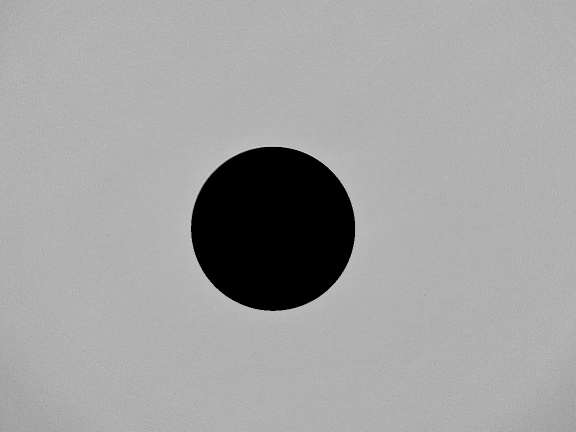
#> input picture dataset/separation/ferrule/19700101000030-_ferrule.png, 1152 x 864 px (shown at 1/2 size); its folder holds 4 pictures in this run
$ python advanced_ferrule_analysis.py   (older library calls are emulated)
#> lines starting #> are read from the running program, lines starting #| are printed output that depends on the picture
#!/usr/bin/env python3
"""
Advanced Ferrule Analysis using APS Framework
============================================
This script leverages the Automated Processing Studio (APS) framework
for comprehensive ferrule image analysis with multiple detection methods.
"""

import os
import sys
import cv2
import numpy as np
import json
from pathlib import Path
from datetime import datetime
from typing import Dict, List, Tuple, Optional
import logging

# Add the studio-tools path to sys.path
sys.path.append('/home/jarvis/Documents/GitHub/polar-bear/studio-tools')

# Set up logging
logging.basicConfig(
    level=logging.INFO,
    format='%(asctime)s [%(levelname)s] %(message)s',
    handlers=[
        logging.FileHandler('advanced_ferrule_analysis.log'),
        logging.StreamHandler()
    ]
)
logger = logging.getLogger(__name__)


class AdvancedFerruleAnalyzer:
    """Advanced analyzer using multiple detection techniques"""

    def __init__(self):
        self.detection_methods = {
            'gradient': self.gradient_based_detection,
            'morphological': self.morphological_detection,
            'frequency': self.frequency_based_detection,
            'statistical': self.statistical_anomaly_detection,
            'edge': self.edge_based_detection
        }

    def preprocess_image(self, img: np.ndarray) -> np.ndarray:
        """Advanced preprocessing for ferrule images"""
        if len(img.shape) == 3:
            gray = cv2.cvtColor(img, cv2.COLOR_BGR2GRAY)
        else:
            gray = img.copy()

        # Apply CLAHE for contrast enhancement
        clahe = cv2.createCLAHE(clipLimit=2.0, tileGridSize=(8, 8))
        enhanced = clahe.apply(gray)

        # Denoise while preserving edges
        denoised = cv2.bilateralFilter(enhanced, 9, 75, 75)

        return denoised

    def extract_ferrule_region(self, img: np.ndarray) -> Tuple[np.ndarray, np.ndarray]:
        """Extract the ferrule region and create a mask"""
        gray = self.preprocess_image(img)

        # Use adaptive thresholding to find ferrule
        binary = cv2.adaptiveThreshold(gray, 255, cv2.ADAPTIVE_THRESH_GAUSSIAN_C,
                                     cv2.THRESH_BINARY, 11, 2)

        # Find contours
        contours, _ = cv2.findContours(binary, cv2.RETR_EXTERNAL, cv2.CHAIN_APPROX_SIMPLE)

        if not contours:
            return gray, np.ones_like(gray) * 255

        # Find the circular ferrule contour
        best_contour = None
        best_circularity = 0

        for contour in contours:
            area = cv2.contourArea(contour)
            if area < 1000:  # Skip small contours
                continue

            perimeter = cv2.arcLength(contour, True)
            if perimeter == 0:
                continue

            circularity = 4 * np.pi * area / (perimeter * perimeter)

            if circularity > best_circularity and circularity > 0.7:
                best_circularity = circularity
                best_contour = contour

        # Create mask
        mask = np.zeros_like(gray)
        if best_contour is not None:
            cv2.drawContours(mask, [best_contour], -1, 255, -1)

        return gray, mask

    def gradient_based_detection(self, img: np.ndarray) -> Dict:
        """Detect defects using gradient analysis"""
        gray, mask = self.extract_ferrule_region(img)

        # Calculate gradients
        grad_x = cv2.Sobel(gray, cv2.CV_64F, 1, 0, ksize=3)
        grad_y = cv2.Sobel(gray, cv2.CV_64F, 0, 1, ksize=3)

        # Gradient magnitude
        grad_mag = np.sqrt(grad_x**2 + grad_y**2)

        # Apply mask
        grad_mag_masked = cv2.bitwise_and(grad_mag.astype(np.uint8),
                                        grad_mag.astype(np.uint8), mask=mask)

        # Detect high gradient regions (potential defects)
        threshold = np.percentile(grad_mag_masked[mask > 0], 95)
        defect_mask = grad_mag_masked > threshold

        # Calculate metrics
        defect_pixels = np.sum(defect_mask)
        total_pixels = np.sum(mask > 0)
        defect_ratio = defect_pixels / (total_pixels + 1e-6)

        return {
            'method': 'gradient',
            'defect_ratio': defect_ratio,
            'max_gradient': np.max(grad_mag_masked),
            'mean_gradient': np.mean(grad_mag_masked[mask > 0]),
            'defect_mask': defect_mask
        }

    def morphological_detection(self, img: np.ndarray) -> Dict:
        """Detect defects using morphological operations"""
        gray, mask = self.extract_ferrule_region(img)

        # Apply morphological operations to detect defects
        kernel = cv2.getStructuringElement(cv2.MORPH_ELLIPSE, (3, 3))

        # Top-hat transform to detect bright spots
        tophat = cv2.morphologyEx(gray, cv2.MORPH_TOPHAT, kernel)

        # Black-hat transform to detect dark spots
        blackhat = cv2.morphologyEx(gray, cv2.MORPH_BLACKHAT, kernel)

        # Combine both
        defects = cv2.add(tophat, blackhat)
        defects_masked = cv2.bitwise_and(defects, defects, mask=mask)

        # Threshold to get defect regions
        _, defect_mask = cv2.threshold(defects_masked, 20, 255, cv2.THRESH_BINARY)

        # Calculate metrics
        defect_pixels = np.sum(defect_mask > 0)
        total_pixels = np.sum(mask > 0)
        defect_ratio = defect_pixels / (total_pixels + 1e-6)

        return {
            'method': 'morphological',
            'defect_ratio': defect_ratio,
            'tophat_mean': np.mean(tophat[mask > 0]),
            'blackhat_mean': np.mean(blackhat[mask > 0]),
            'defect_mask': defect_mask
        }

    def frequency_based_detection(self, img: np.ndarray) -> Dict:
        """Detect defects using frequency domain analysis"""
        gray, mask = self.extract_ferrule_region(img)

        # Apply FFT
        f_transform = np.fft.fft2(gray)
        f_shift = np.fft.fftshift(f_transform)
        magnitude_spectrum = np.log(np.abs(f_shift) + 1)

        # Create high-pass filter
        rows, cols = gray.shape
        crow, ccol = rows // 2, cols // 2

        # Create mask for high frequencies
        high_pass_mask = np.ones((rows, cols), np.uint8)
        cv2.circle(high_pass_mask, (ccol, crow), 30, 0, -1)

        # Apply filter
        f_shift_filtered = f_shift * high_pass_mask

        # Inverse FFT
        f_ishift = np.fft.ifftshift(f_shift_filtered)
        img_filtered = np.fft.ifft2(f_ishift)
        img_filtered = np.abs(img_filtered)

        # Normalize and apply spatial mask
        img_filtered_norm = cv2.normalize(img_filtered, None, 0, 255, cv2.NORM_MINMAX)
        img_filtered_masked = cv2.bitwise_and(img_filtered_norm.astype(np.uint8),
                                            img_filtered_norm.astype(np.uint8), mask=mask)

        # Detect high-frequency regions (defects)
        _, defect_mask = cv2.threshold(img_filtered_masked, 50, 255, cv2.THRESH_BINARY)

        # Calculate metrics
        high_freq_energy = np.sum(img_filtered_masked[mask > 0])
        total_energy = np.sum(gray[mask > 0])
        freq_ratio = high_freq_energy / (total_energy + 1e-6)

        return {
            'method': 'frequency',
            'freq_ratio': freq_ratio,
            'high_freq_energy': high_freq_energy,
            'defect_mask': defect_mask
        }

    def statistical_anomaly_detection(self, img: np.ndarray) -> Dict:
        """Detect anomalies using statistical methods"""
        gray, mask = self.extract_ferrule_region(img)

        # Extract ferrule pixels
        ferrule_pixels = gray[mask > 0]

        # Calculate statistics
        mean_val = np.mean(ferrule_pixels)
        std_val = np.std(ferrule_pixels)

        # Detect outliers (anomalies)
        z_scores = np.abs((gray - mean_val) / (std_val + 1e-6))
        anomaly_mask = (z_scores > 2.5) & (mask > 0)

        # Calculate local statistics using sliding window
        window_size = 15
        kernel = np.ones((window_size, window_size), np.float32) / (window_size ** 2)
        local_mean = cv2.filter2D(gray.astype(np.float32), -1, kernel)
        local_diff = np.abs(gray.astype(np.float32) - local_mean)

        # Local anomaly detection
        local_anomaly_mask = (local_diff > 2 * std_val) & (mask > 0)

        # Combine global and local anomalies
        combined_anomaly_mask = anomaly_mask | local_anomaly_mask

        # Calculate metrics
        anomaly_pixels = np.sum(combined_anomaly_mask)
        total_pixels = np.sum(mask > 0)
        anomaly_ratio = anomaly_pixels / (total_pixels + 1e-6)

        return {
            'method': 'statistical',
            'anomaly_ratio': anomaly_ratio,
            'mean_intensity': mean_val,
            'std_intensity': std_val,
            'max_z_score': np.max(z_scores[mask > 0]),
            'defect_mask': combined_anomaly_mask.astype(np.uint8) * 255
        }

    def edge_based_detection(self, img: np.ndarray) -> Dict:
        """Detect defects using advanced edge detection"""
        gray, mask = self.extract_ferrule_region(img)

        # Multi-scale edge detection
        edges1 = cv2.Canny(gray, 50, 150)
        edges2 = cv2.Canny(gray, 30, 100)
        edges3 = cv2.Canny(gray, 70, 200)

        # Combine multi-scale edges
        combined_edges = cv2.bitwise_or(edges1, cv2.bitwise_or(edges2, edges3))

        # Apply mask
        edges_masked = cv2.bitwise_and(combined_edges, combined_edges, mask=mask)

        # Detect linear structures (scratches)
        lines = cv2.HoughLinesP(edges_masked, 1, np.pi/180, threshold=30,
                              minLineLength=20, maxLineGap=5)

        # Create scratch mask
        scratch_mask = np.zeros_like(gray)
        if lines is not None:
            for line in lines:
                x1, y1, x2, y2 = line[0]
                cv2.line(scratch_mask, (x1, y1), (x2, y2), 255, 2)

        # Detect edge density anomalies
        kernel_size = 15
        kernel = np.ones((kernel_size, kernel_size), np.float32) / (kernel_size ** 2)
        edge_density = cv2.filter2D(edges_masked.astype(np.float32), -1, kernel)

        # High edge density indicates defects
        density_threshold = np.percentile(edge_density[mask > 0], 90)
        density_defect_mask = (edge_density > density_threshold) & (mask > 0)

        # Combine scratch and density defects
        combined_defect_mask = cv2.bitwise_or(scratch_mask,
                                            density_defect_mask.astype(np.uint8) * 255)

        # Calculate metrics
        scratch_count = len(lines) if lines is not None else 0
        defect_pixels = np.sum(combined_defect_mask > 0)
        total_pixels = np.sum(mask > 0)
        defect_ratio = defect_pixels / (total_pixels + 1e-6)

        return {
            'method': 'edge',
            'defect_ratio': defect_ratio,
            'scratch_count': scratch_count,
            'mean_edge_density': np.mean(edge_density[mask > 0]),
            'defect_mask': combined_defect_mask
        }

    def comprehensive_analysis(self, img_path: str) -> Dict:
        """Perform comprehensive analysis using all methods"""
        logger.info(f"Performing comprehensive analysis on: {img_path}")

        img = cv2.imread(img_path)
        if img is None:
            logger.error(f"Failed to load image: {img_path}")
            return None

        # Run all detection methods
        results = {}
        for method_name, method_func in self.detection_methods.items():
            try:
                results[method_name] = method_func(img)
                logger.info(f"{method_name} analysis complete")
            except Exception as e:
                logger.error(f"Error in {method_name} analysis: {e}")
                results[method_name] = {'error': str(e)}

        # Combine results for final classification
        defect_scores = {
            'scratch': 0,
            'contamination': 0,
            'clean': 0
        }

        # Analyze results from each method
        if 'edge' in results and 'scratch_count' in results['edge']:
            if results['edge']['scratch_count'] > 2:
                defect_scores['scratch'] += 2

        if 'gradient' in results and 'defect_ratio' in results['gradient']:
            if results['gradient']['defect_ratio'] > 0.05:
                defect_scores['contamination'] += 1

        if 'statistical' in results and 'anomaly_ratio' in results['statistical']:
            if results['statistical']['anomaly_ratio'] > 0.1:
                defect_scores['contamination'] += 1
            elif results['statistical']['anomaly_ratio'] < 0.01:
                defect_scores['clean'] += 1

        if 'morphological' in results and 'defect_ratio' in results['morphological']:
            if results['morphological']['defect_ratio'] > 0.05:
                defect_scores['contamination'] += 1

        # Determine final classification
        final_class = max(defect_scores, key=defect_scores.get)
        confidence = defect_scores[final_class] / sum(defect_scores.values()) if sum(defect_scores.values()) > 0 else 0

        # Calculate overall severity
        severity_scores = []
        for method_results in results.values():
            if isinstance(method_results, dict) and 'defect_ratio' in method_results:
                severity_scores.append(method_results['defect_ratio'])

        overall_severity = np.mean(severity_scores) if severity_scores else 0

        return {
            'filename': os.path.basename(img_path),
            'path': img_path,
            'classification': final_class,
            'confidence': confidence,
            'severity': overall_severity,
            'defect_scores': defect_scores,
            'method_results': results,
            'timestamp': datetime.now().isoformat()
        }


class VisualizationGenerator:
    """Generate visualization reports for analysis results"""

    def __init__(self, output_dir: str = 'analysis_visualizations'):
        self.output_dir = Path(output_dir)
        self.output_dir.mkdir(exist_ok=True)

    def create_defect_overlay(self, img_path: str, analysis_result: Dict) -> np.ndarray:
        """Create an overlay visualization of detected defects"""
        img = cv2.imread(img_path)
        if img is None:
            return None

        overlay = img.copy()

        # Combine all defect masks
        combined_mask = np.zeros(img.shape[:2], dtype=np.uint8)

        for method_name, method_results in analysis_result['method_results'].items():
            if isinstance(method_results, dict) and 'defect_mask' in method_results:
                mask = method_results['defect_mask']
                if mask is not None and mask.shape == combined_mask.shape:
                    combined_mask = cv2.bitwise_or(combined_mask, mask)

        # Apply colored overlay
        overlay[combined_mask > 0] = [0, 0, 255]  # Red for defects

        # Blend with original
        result = cv2.addWeighted(img, 0.7, overlay, 0.3, 0)

        # Add text annotation
        text = f"Class: {analysis_result['classification']} (conf: {analysis_result['confidence']:.2f})"
        cv2.putText(result, text, (10, 30), cv2.FONT_HERSHEY_SIMPLEX,
                   0.7, (0, 255, 0), 2)

        severity_text = f"Severity: {analysis_result['severity']:.3f}"
        cv2.putText(result, severity_text, (10, 60), cv2.FONT_HERSHEY_SIMPLEX,
                   0.7, (0, 255, 0), 2)

        return result

    def save_visualization(self, img_path: str, analysis_result: Dict):
        """Save visualization for an analyzed image"""
        vis_img = self.create_defect_overlay(img_path, analysis_result)
        if vis_img is not None:
            filename = Path(img_path).stem + '_visualization.png'
            output_path = self.output_dir / filename
            cv2.imwrite(str(output_path), vis_img)
            logger.info(f"Saved visualization: {output_path}")


def main():
    """Main execution function"""
    logger.info("Starting Advanced Ferrule Analysis")

    # Create analyzer
    analyzer = AdvancedFerruleAnalyzer()
    visualizer = VisualizationGenerator()

    # Find all ferrule images
    image_files = list(Path('.').glob('*ferrule*.png'))

    # Filter out masks and processed images
    filtered_files = []
    for f in image_files:
        if not any(skip in f.name.lower() for skip in ['mask', 'region', 'visualization']):
            filtered_files.append(f)

    logger.info(f"Found {len(filtered_files)} ferrule images to analyze")

    # Analyze all images
    all_results = []
    for img_path in filtered_files:
        result = analyzer.comprehensive_analysis(str(img_path))
#> in comprehensive_analysis, img is the input picture: shape (864, 1152, 3); min 0, max 222, mean 161.6
#> the loop in comprehensive_analysis, `for method_name, method_func in self.detection_methods.items():` made 5 passes
#> pass 1, in extract_ferrule_region, `binary = cv2.adaptiveThreshold(gray, 255, cv2.ADAPTIVE_THRESH_GAUSSIAN..`:
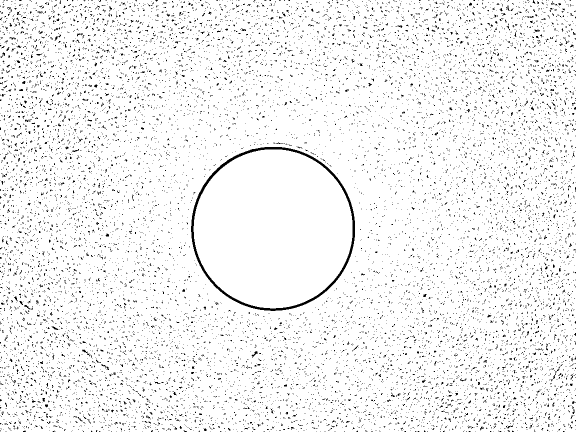
#> binary: shape (864, 1152) (shown at 1/2 size); 95% white; black in thin lines or dots
#> after the loop in comprehensive_analysis, `for method_name, method_func in self.detection_methods.items():`: results = 5 items
#> the loop in comprehensive_analysis, `for method_results in results.values():` made 5 passes
#> after the loop in comprehensive_analysis, `for method_results in results.values():`: severity_scores = [0]
#> in comprehensive_analysis, `overall_severity = np.mean(severity_scores) if severity_scores else 0`: overall_severity = 0
#> result = 8 items
        if result:
            all_results.append(result)
            visualizer.save_visualization(str(img_path), result)
#> the loop in create_defect_overlay, `for method_name, method_results in analysis_result['method_results'].i..` made 5 passes
#> method_name on passes 1 to 5: 'gradient', 'morphological', 'frequency', 'statistical', 'edge'
#> in create_defect_overlay, `text = f"Class: {analysis_result['classification']} (conf: {analysis_r..`: text = 'Class: scratch (conf: 0.00)'
#> in create_defect_overlay, `severity_text = f"Severity: {analysis_result['severity']:.3f}"`: severity_text = 'Severity: 0.000'
#> in create_defect_overlay, `cv2.putText(result, severity_text, (10, 60), cv2.FONT_HERSHEY_SIMPLEX,..`:
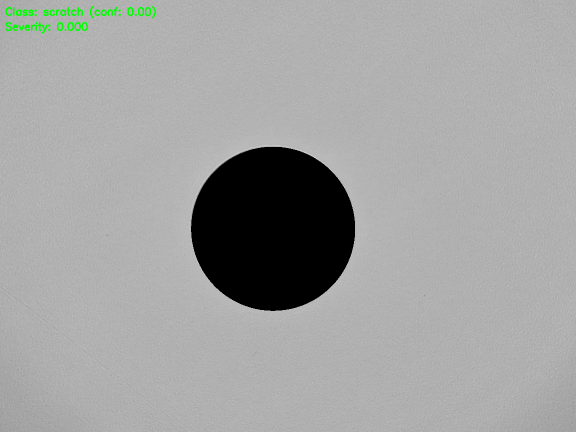
#> result: shape (864, 1152, 3) (shown at 1/2 size); mean B, G, R 161.1, 161.9, 161.1
#> pass 2 of the loop in main, `for img_path in filtered_files:`:
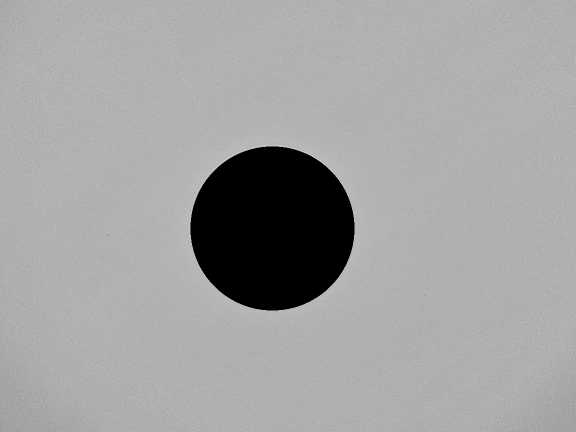
#> input picture dataset/separation/ferrule/19700101000031-_ferrule.png, 1152 x 864 px (shown at 1/2 size)
#> in comprehensive_analysis, img is the input picture: shape (864, 1152, 3); min 0, max 222, mean 161.3
#> the loop in comprehensive_analysis (call 2), `for method_name, method_func in self.detection_methods.items():` made 5 passes
#> pass 1, in extract_ferrule_region (call 6), `binary = cv2.adaptiveThreshold(gray, 255, cv2.ADAPTIVE_THRESH_GAUSSIAN..`:
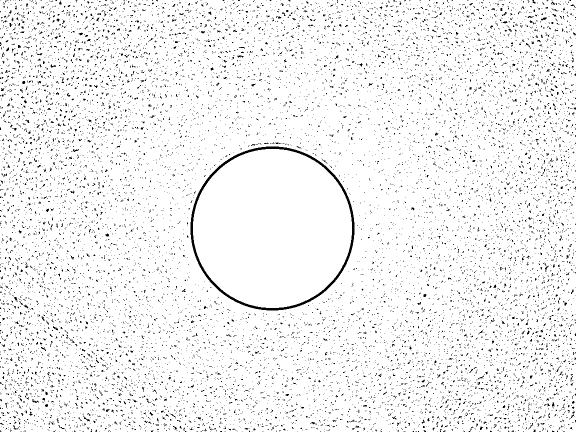
#> binary: shape (864, 1152) (shown at 1/2 size); 95% white; black in thin lines or dots
#> the loop in comprehensive_analysis (call 2), `for method_results in results.values():` made 5 passes
#> the loop in create_defect_overlay (call 2), `for method_name, method_results in analysis_result['method_results'].i..` made 5 passes
#> in create_defect_overlay (call 2), `cv2.putText(result, severity_text, (10, 60), cv2.FONT_HERSHEY_SIMPLEX,..`:
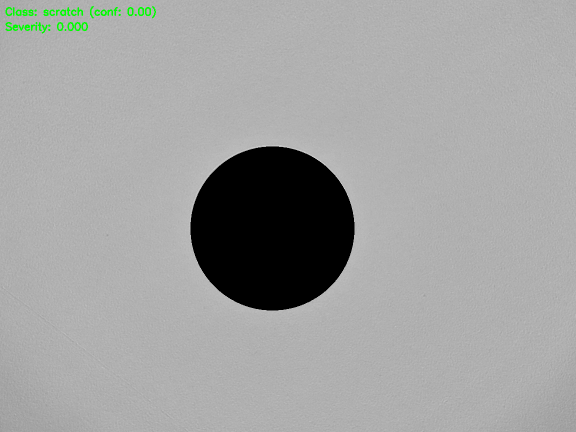
#> result: shape (864, 1152, 3) (shown at 1/2 size); mean B, G, R 160.7, 161.5, 160.7
#> pass 3 of the loop in main, `for img_path in filtered_files:`:
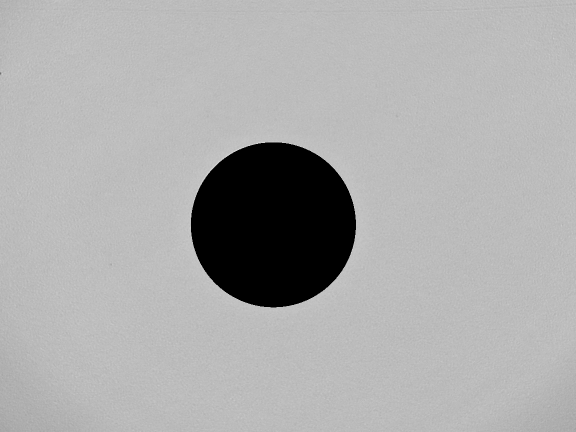
#> input picture dataset/separation/ferrule/19700101000054-ubet_ferrule.png, 1152 x 864 px (shown at 1/2 size)
#> in comprehensive_analysis, img is the input picture: shape (864, 1152, 3); min 0, max 227, mean 171.6
#> the loop in comprehensive_analysis (call 3), `for method_name, method_func in self.detection_methods.items():` made 5 passes
#> pass 1, in extract_ferrule_region (call 11), `binary = cv2.adaptiveThreshold(gray, 255, cv2.ADAPTIVE_THRESH_GAUSSIAN..`:
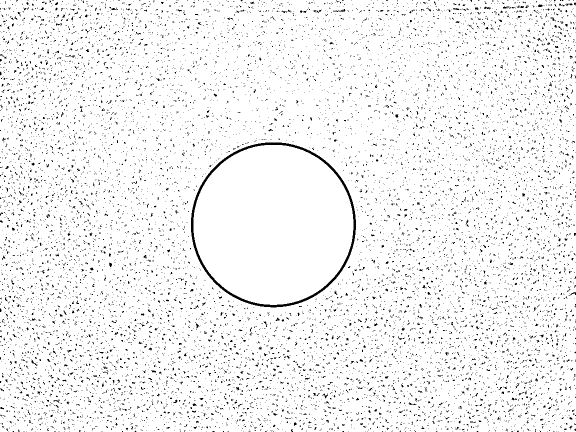
#> binary: shape (864, 1152) (shown at 1/2 size); 95.2% white; black in thin lines or dots
#> the loop in comprehensive_analysis (call 3), `for method_results in results.values():` made 5 passes
#> the loop in create_defect_overlay (call 3), `for method_name, method_results in analysis_result['method_results'].i..` made 5 passes
#> in create_defect_overlay (call 3), `cv2.putText(result, severity_text, (10, 60), cv2.FONT_HERSHEY_SIMPLEX,..`:
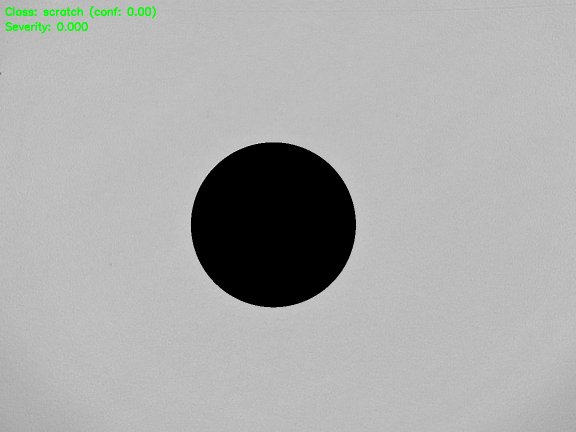
#> result: shape (864, 1152, 3) (shown at 1/2 size); mean B, G, R 171, 171.8, 171
#> the loop made 4 passes; the first 3 are shown

    # Save comprehensive results
    with open('advanced_ferrule_analysis_results.json', 'w') as f:
#> (the run stopped early here; a loop or call above may not have finished)
